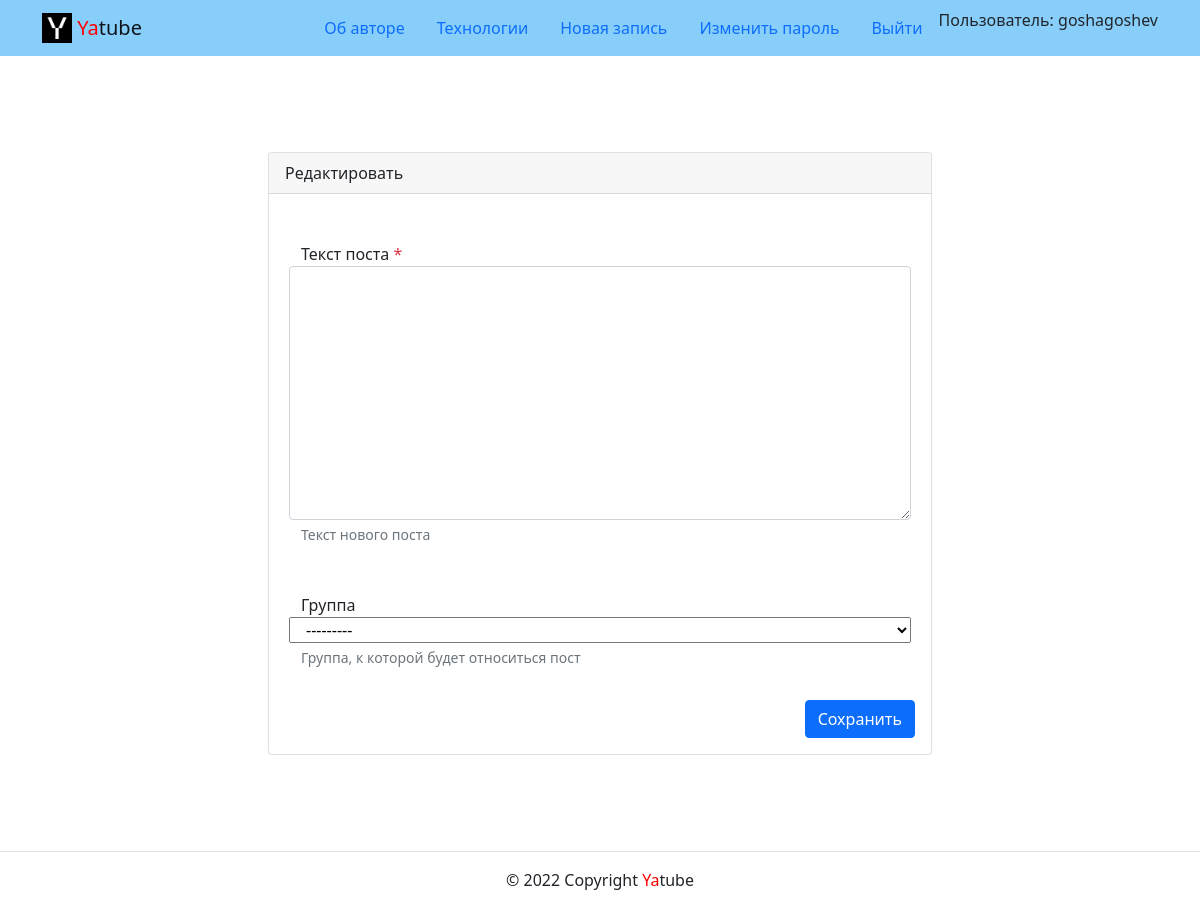
The page /posts/44/edit/ (signed in) on the database as committed earlier.
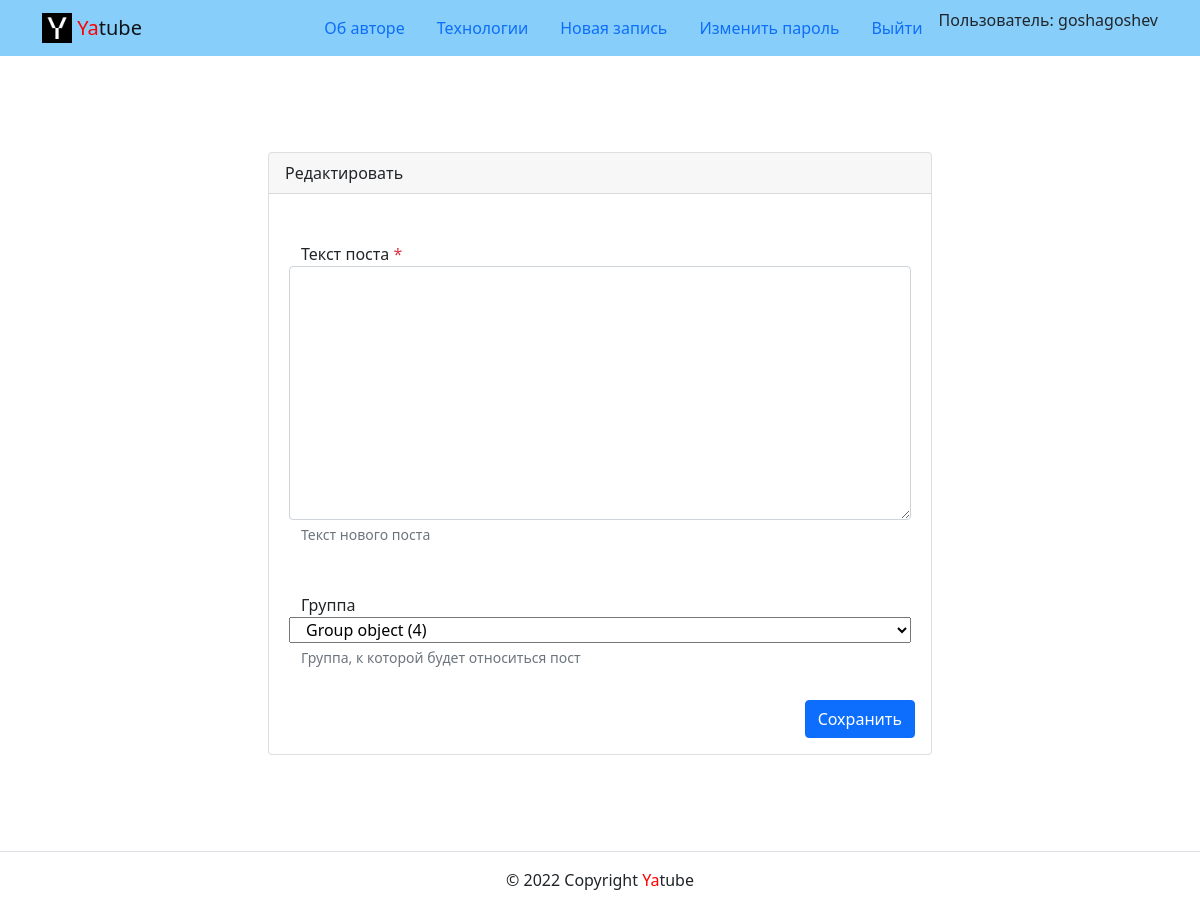
The same page on the database as committed later.
### posts/models.py (models this page shows, shortened)
class Post(models.Model):
    text = models.TextField(verbose_name='Текст')
    pub_date = models.DateTimeField(auto_now_add=True, verbose_name='Дата'
                                    'публикации')
    author = models.ForeignKey(
        User,
        verbose_name='Автор',
        on_delete=models.CASCADE,
        related_name='posts'
    )
    group = models.ForeignKey(
        'Group',
        verbose_name='Группа',
        on_delete=models.SET_NULL,
        null=True,
        blank=True,
        related_name='posts',
    )
    class Meta:
        verbose_name = ('Посты')
        verbose_name_plural = ('Посты')
        ordering = ['pub_date']

### posts/views.py (the view)
# urls.py: path('posts/<int:post_id>/edit/', views.post_edit, name='post_edit'),
@login_required
def post_edit(request, post_id):
    post = get_object_or_404(Post, pk=post_id)
    if post.author != request.user:
        return redirect('posts:post_detail', post_id)
    form = PostForm(request.POST or None, instance=post)
    if form.is_valid():
        post.save()
        return redirect('posts:post_detail', post_id)
    return render(
        request,
        'posts/create_post.html',
        {'form': form, 'post_id': post_id, 'is_edit': True}
    )

### posts/forms.py
class PostForm(forms.ModelForm):
    class Meta:
        model = Post
        fields = ('text', 'group')
        help_texts = {
            'text': 'Текст нового поста',
            'group': 'Группа, к которой относится пост',
        }

### core/context_processors/year.py (called while the page is built)
def year(request):
    return {
        'year': date.today().year
    }

### templates/posts/create_post.html (shortened to what this page needs)
{% extends 'base.html'%}
{% block content %}
{% load user_filters %}
    <main>
      <div class="container py-5">
        <div class="row justify-content-center">
          <div class="col-md-8 p-5">
            <div class="card">
              <div class="card-header">
                {% if is_edit %}
                  Редактировать
                {% else %}
                  Новый пост
                {% endif %}
              </div>
              <div class="card-body">
                <form method="post">
                  <div class="form-group row my-3 p-3">
                    <label for="id_text">
                      Текст поста
                      <span class="required text-danger" >*</span>
                    </label>
                    <textarea name="text" cols="40" rows="10" class="form-control" required id="id_text">
                    </textarea>
                    <small id="id_text-help" class="form-text text-muted">
                      Текст нового поста
                    </small>
                  </div>
                  <div class="form-group row my-3 p-3">
                    <label for="id_group">
                      Группа
                    </label>
                    {{ form.group }}
                    <small id="id_group-help" class="form-text text-muted">
                      Группа, к которой будет относиться пост
                    </small>
                  </div>
                  <div class="d-flex justify-content-end">
                    <button type="submit" class="btn btn-primary">
                      {% if is_edit %}
                        Сохранить
                      {% else %}
                        Добавить
                      {% endif %}
                    </button>
                  </div>
                </form>
              </div>
            </div>
          </div>
        </div>
      </div>
    </main>
  </body>
{% endblock %}

Rows that differ between the two databases and show on the page:
changed Post: group "---------" → "Group object (4)"
